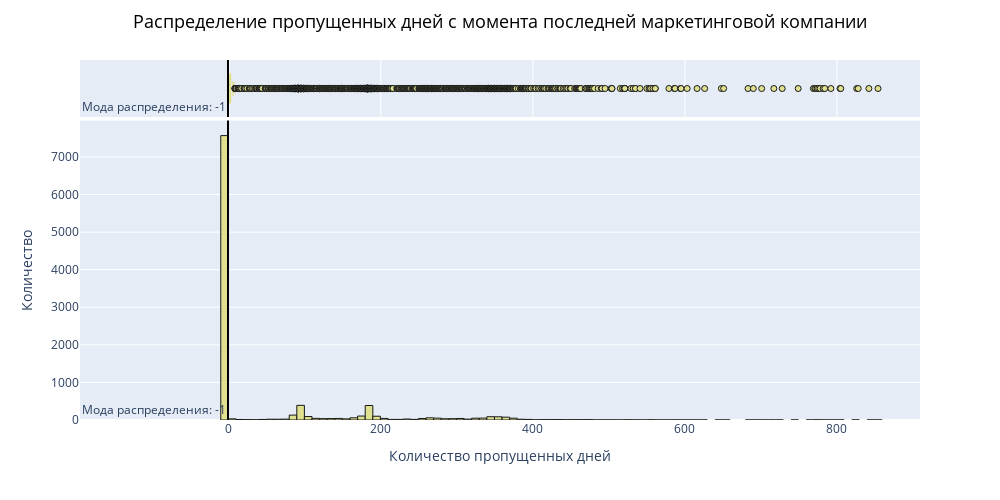

This figure's notebook cell:
### Code cell
quant_fig('pdays', 'пропущенных дней с момента последней маркетинговой компании', 'Количество пропущенных дней')

### Figure 1 — Plotly figure (JSON) as saved in the notebook; plotly's stock layout.template omitted (floating-point values rounded to 4 significant figures; data arrays with more than 128 entries replaced by an {"elided": "..."} marker saying what was removed)
{"data": [{"alignmentgroup": "True", "bingroup": "x", "hoverinfo": "all", "hovertemplate": "Количество пропущенных дней: %{x}<br> Количество: %{y}", "legendgroup": "", "marker": {"color": "rgb(223, 223, 135)", "line": {"color": "black", "width": 1}, "pattern": {"shape": ""}}, "name": "", "nbinsx": 100, "offsetgroup": "", "opacity": 0.9, "orientation": "v", "showlegend": false, "type": "histogram", "x": {"elided": "10105 int values"}, "xaxis": "x", "yaxis": "y"}, {"alignmentgroup": "True", "hoverinfo": "all", "hovertemplate": "Количество пропущенных дней: %{x}<br> Количество: %{y}", "legendgroup": "", "marker": {"color": "rgb(223, 223, 135)", "line": {"color": "black", "width": 1}}, "name": "", "notched": true, "offsetgroup": "", "opacity": 0.9, "showlegend": false, "type": "box", "x": {"elided": "10105 int values"}, "xaxis": "x2", "yaxis": "y2"}], "layout": {"annotations": [{"showarrow": false, "text": "Мода распределения: -1", "x": -1, "xanchor": "right", "xref": "x", "y": 0, "yanchor": "bottom", "yref": "y domain"}, {"showarrow": false, "text": "Мода распределения: -1", "x": -1, "xanchor": "right", "xref": "x2", "y": 0, "yanchor": "bottom", "yref": "y2 domain"}], "barmode": "relative", "height": 500, "legend": {"tracegroupgap": 0}, "margin": {"t": 60}, "shapes": [{"line": {"color": "black", "width": 2}, "type": "line", "x0": -1, "x1": -1, "xref": "x", "y0": 0, "y1": 1, "yref": "y domain"}, {"line": {"color": "black", "width": 2}, "type": "line", "x0": -1, "x1": -1, "xref": "x2", "y0": 0, "y1": 1, "yref": "y2 domain"}], "title": {"font": {"color": "black", "size": 18}, "text": "Распределение пропущенных дней с момента последней маркетинговой компании", "x": 0.5, "xanchor": "center", "y": 0.97, "yanchor": "top"}, "width": 1000, "xaxis": {"anchor": "y", "domain": [0, 1], "showspikes": true, "title": {"text": "Количество пропущенных дней"}}, "xaxis2": {"anchor": "y2", "domain": [0, 1], "matches": "x", "showgrid": true, "showspikes": true, "showticklabels": false}, "yaxis": {"anchor": "x", "domain": [0, 0.8316], "showspikes": true, "title": {"text": "Количество"}}, "yaxis2": {"anchor": "x2", "domain": [0.8416, 1], "matches": "y2", "showgrid": false, "showline": false, "showspikes": true, "showticklabels": false, "ticks": ""}}}
